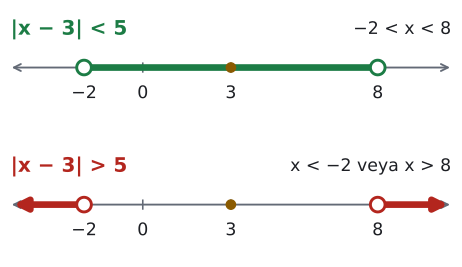

Write the Python code that produced this figure.
import sys; sys.path.insert(0, "tools")
from cizim import *

# |x − 3| < 5 (merkeze yakınlar, içerisi) ve |x − 3| > 5 (uzaklar, dışarısı).
fig, eks = plt.subplots(2, 1, figsize=(6, 3.4))
for ax, baslik, renk, ic in ((eks[0], "|x − 3| < 5", YESIL, True), (eks[1], "|x − 3| > 5", KIRMIZI, False)):
    sayi_dogrusu(ax, -4, 10, isaretler=[-2, 0, 3, 8])
    ax.set_ylim(-1, 1.1)
    if ic:
        ax.hlines(0, -2, 8, color=renk, lw=5, zorder=3)
    else:
        ax.annotate("", xy=(-4.5, 0), xytext=(-2, 0), arrowprops=dict(arrowstyle="-|>", color=renk, lw=5, mutation_scale=18), zorder=3)
        ax.annotate("", xy=(10.5, 0), xytext=(8, 0), arrowprops=dict(arrowstyle="-|>", color=renk, lw=5, mutation_scale=18), zorder=3)
    for x in (-2, 8):
        ax.plot(x, 0, "o", color=renk, markerfacecolor="white", markersize=11, mew=2.2, zorder=5)
    ax.plot(3, 0, "o", color=SARI, markersize=7, zorder=6)
    ax.text(-4.5, 0.7, baslik, va="center", fontsize=15, color=renk, fontweight="bold")
    ax.text(10.5, 0.7, "−2 < x < 8" if ic else "x < −2 veya x > 8", va="center", ha="right", fontsize=13, color=YAZI)
kaydet(fig, __file__)
